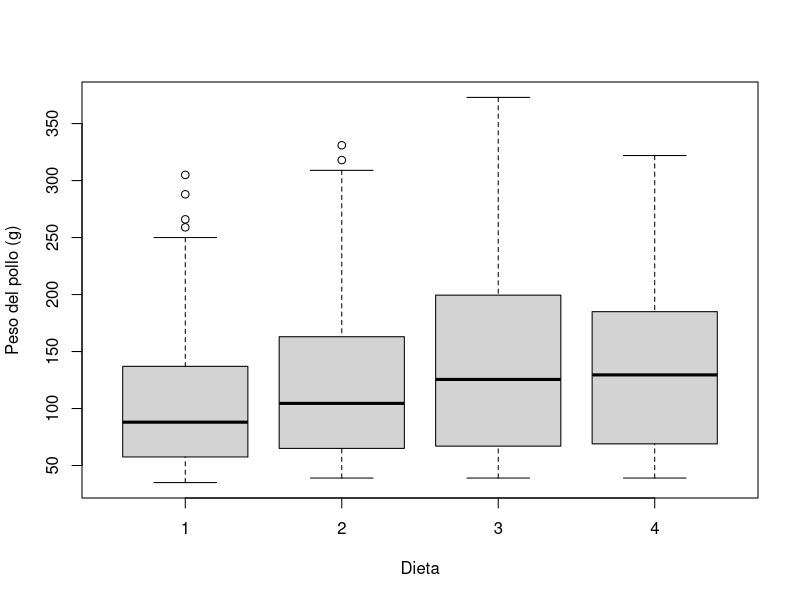
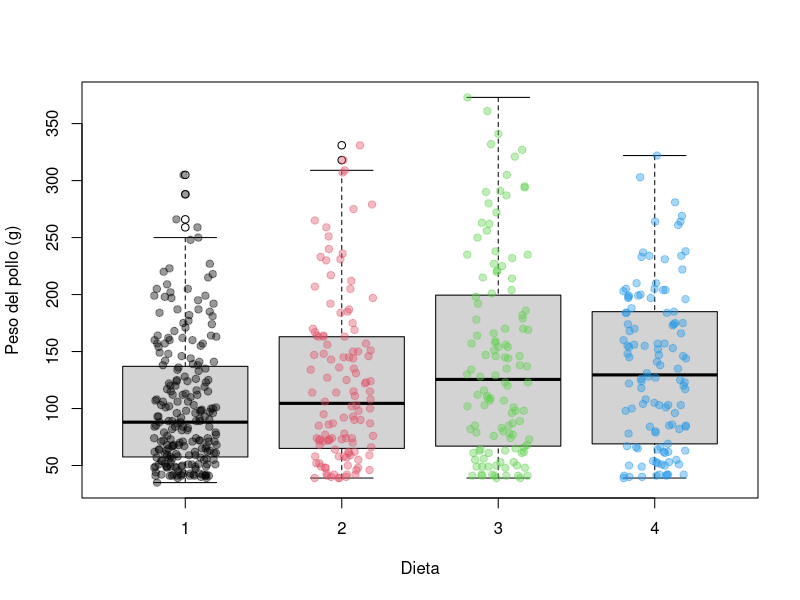

Reproduce these figures in R, in order.
## ---- chunk 1
sum(1, 2, 3, 4)
## ---- chunk 2
peso <- c(76.5, 71.4, 62.1, 80.3, 68.6, 65.9)
## ---- chunk 3
peso    # muestra los valores del vector
## ---- chunk 4
peso[3] # muestra el tercer elemento
## ---- chunk 5
mean(peso) # calcula la media
## ---- chunk 6
sd(peso)   # calcula la desviación típica
## ---- chunk 7
# Carga la librería `datasets`
library(datasets)

# Lee y asigna los datos relativos al peso de unos pollos según un determinado 
# tipo de dieta a nuestra variable 'my data' y pasan a formar  parte de 
# nuestro Global Environment

mydata = ChickWeight # vemos que hay 4 variables y 578 observaciones

head(mydata) # para ver las primeras filas de la variable
## ---- chunk 8
# Gráfico de caja para ver la dispersión de los datos entre el peso y la dieta

boxplot(mydata$weight ~ mydata$Diet, 
        xlab = "Dieta", ylab = "Peso del pollo (g)")
## ---- chunk 9
# Gráfico de caja con las observaciones superpuestas

boxplot(mydata$weight ~ mydata$Diet, 
        xlab = "Dieta", ylab = "Peso del pollo (g)")
colors = as.numeric(ChickWeight$Diet)
points(mydata$weight ~ jitter(as.numeric(mydata$Diet)), 
       col= adjustcolor(colors, alpha.f = 0.4),
       pch=19) 
## ---- chunk 10
saludo <- "¡Hola mundo!"
saludo
## ---- chunk 11
x <- 3
x
## ---- chunk 12

# Este código eleva x al cuadrado
x <- 3

x**2 # Para elevar a cualquier potencia un número se hace mediante doble *

## ---- chunk 13
# Definimos vector numérico
mi_vector <- c(30, 400, 214, 50, 100)
mi_vector

# Vector caracter 'ciudades'
ciudades <- c("Sevilla", "Granada", "Lugo")
ciudades
## ---- chunk 14
seq(5) # crea la secuencia desde el 1 hasta el 5

seq(from = 1 , to = 7)

1:7 # forma directa de generar la misma secuencia

# tomados en varios elemento
seq(from = 1 , to = 10, by = 3)

## ---- chunk 15
# La clase, se obtiene con `class ( )`
class(ciudades)

class(mi_vector)

# La longitud de un vector, se obtiene con ‘length()'
length(ciudades)

x <- list('a', 'b', 1:10)

length(x)
## ---- chunk 16
x <- matrix(c(1,0,0,0,1,0,0,0,1), nrow = 3) # nrow indica el número de filas
x
class(x) # pedimos la clase del objeto 'x'
dim(x) # pedimos la dimensión del objeto 'x'
## ---- chunk 17
y <- matrix(c(1,2,3,4,5,6,7,8,9), 3, 3)
y

# Para operar con matrices:

x*y # multiplicación elemento a elemento

x %*% y # producto matricial

y2 <- y**2 # eleva al cuadrado cada elemento

y2

y3 <- y%*%y # eleva al cuadrado la matriz

y3

t(x) # calcula la traspuesta de x

diag(y) # devuelve un vector que contiene los elementos de la diagonal principal

solve(y2) # devuelve la inversa de y2 siempre que sea una matrix cuadrada

## ---- chunk 18
ciudades[2]

ciudades[c(2, 3)]

ciudades[c(1, 3)]

## ---- chunk 19
sort(ciudades)

sort(ciudades, decreasing = TRUE)

order(ciudades)

ciudades[order(ciudades)]

order(mi_vector)

sort(mi_vector)
## ---- chunk 20
which.max(mi_vector)

which.min(mi_vector)

mi_vector[which.max(mi_vector)]
## ---- chunk 21

# Leer datos trees. Para leer datos predefinidos utilizamos el comando data()
# en este caso, R tiene un conjunto de datos llamada 'trees' 
data(trees)

help(trees) # nos permite ver qué contiene ese conjunto de datos
?(trees)    # igual que el comando anterior

# Clase del dataset
class(trees)
## ---- chunk 22
# Dimension del dataset
dim(trees)

# Ver primeras 6 filas
head(trees)
## ---- chunk 23
# Extraer el diámetro
trees$Girth
## ---- chunk 24
trees$GirthSI <- trees$Girth * 2.54

head(trees) # Vemos que aparece la nueva columna GirthSI
## ---- chunk 25
# Mostrar solo las columnas de altura y volumen para las primeras 10 
# observaciones

trees [c(1:10), c(2:3)]

## ---- chunk 26

# Leer el data sets predefinido en R : PlantGrowth

# Ver la clase de datos del data set

# Leer la ayuda del data set

# Numero filas y columnas del data set

# Ver las primers seis filas del data set

# Nombre de las 2 variables del dataset

# Clase de las 2 variables del data set

# Extraer la media de la primera variable

# Crear una nueva columna (altura) con valores 3.2 veces el peso 
# correspondiente y ver las primers seis filas del data set

# Mostrar solo el data set para el grupo control

# Hallar la altura media de las plantas correspondientes al tratamiento 2

# Determinar el grupo de la planta con la máxima altura 

# Determinar el grupo de la planta con la mínima altura 
## ---- chunk 27
# Para poder hacer uso del operador hay que cargar 'tidyverse' 
# También podría utilizarse la librería 'magrittr'

#library(magrittr)
library(tidyverse)
## ---- chunk 28
head(PlantGrowth)

PlantGrowth %>% 
  head()

dim(PlantGrowth)

PlantGrowth %>% 
  dim()

PlantGrowth$weight

# En combinación con el comando `pull` permite extraer la columna deseada
PlantGrowth %>% 
  pull(weight)

mean(PlantGrowth$weight)

PlantGrowth %>% 
  pull(weight) %>% 
  mean()
